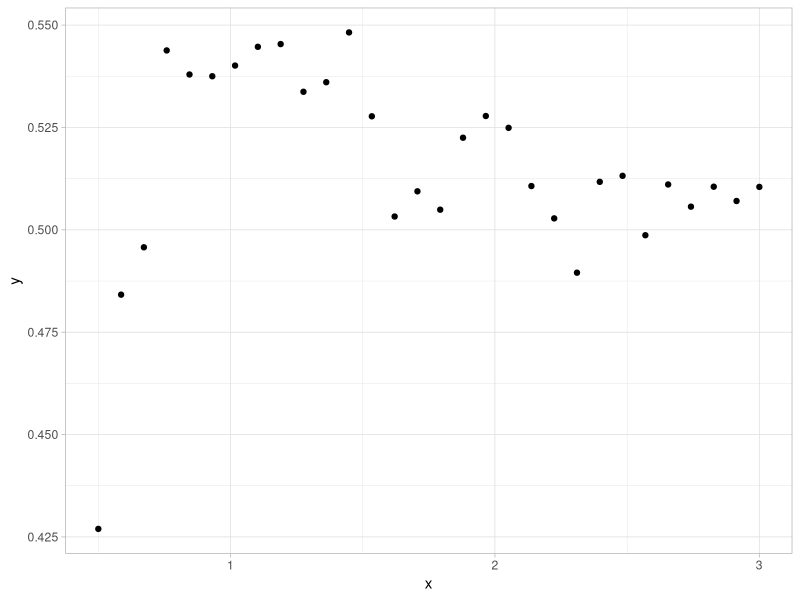

This figure's R source:
## ---- chunk 1
#| fig-width: 5
#| fig-height: 4.5
library(tidyverse)
library(ggplot2)
library(ggthemes)
dataset <- read.table("../data/yesterday.txt", header=TRUE)
ggplot(data = dataset, aes(x = x, y = y.yesterday)) +
  geom_point() +
  theme_light() +
  scale_color_tableau(palette = "Color Blind") +
  xlab("x") +
  ylab("y")
